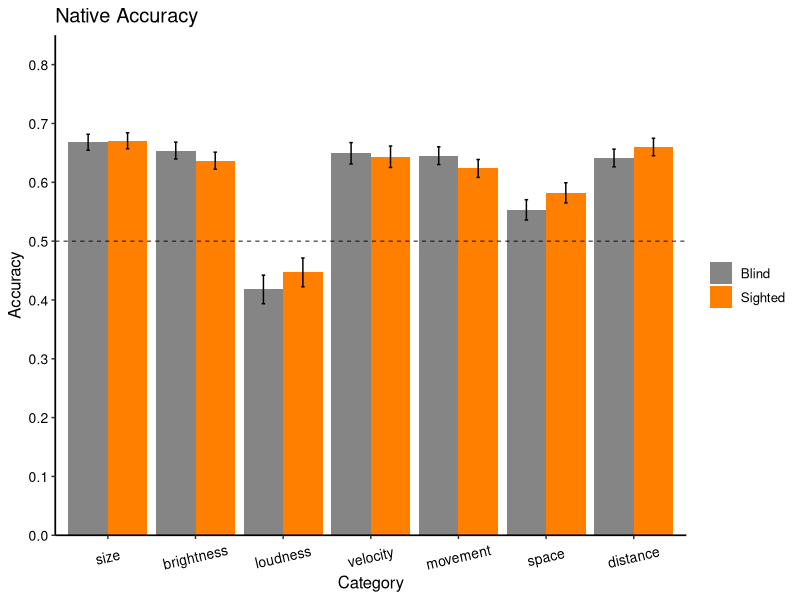
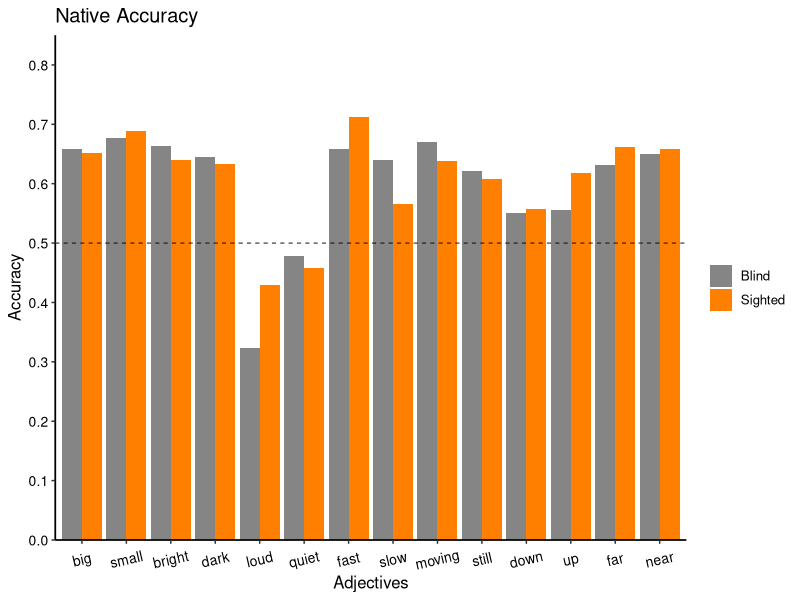

Generate these figures, in order, with R:
## ---- chunk 1
# Load and install (if missing) the recquired packages
list.of.packages <- c("tidyverse", 
                      "knitr", 
                      "reshape2", 
                      "lme4",
                      "nlme",
                      "car")
new.packages <- list.of.packages[!(list.of.packages %in% installed.packages()[,"Package"])]
if(length(new.packages)) install.packages(new.packages)

lapply(list.of.packages, library, character.only = TRUE)

# set script folder as working dir
setwd(dirname(rstudioapi::getActiveDocumentContext()$path))

# set to true to show the code chunk
knitr::opts_chunk$set(echo = TRUE)
## ---- chunk 2

allData<-read.csv("data/allData.csv", header = TRUE)

## ---- chunk 3

allData %>% 
  group_by(pseudoid, group, category) %>% 
  count() %>% 
  pivot_wider(names_from = category, values_from = n) %>% 
  print(n = 46)

## ---- chunk 4

allData$rawAccuracy <- as.integer(allData$response == allData$meaning)

allData %>%
  group_by(group) %>%
  summarize(rawAccuracy = mean(rawAccuracy), 
            .groups = 'keep')

allData$nativeAccuracy <- ifelse(allData$value == 'goodop', 
                                 abs(allData$rawAccuracy - 1), 
                                 allData$rawAccuracy + 0)

allData %>%
  group_by(group) %>%
  summarize(native_acc = mean(nativeAccuracy), 
            .groups = 'keep')

allData %>%
  group_by(group) %>%
  summarize(raw_acc = mean(rawAccuracy), 
            native_acc = mean(nativeAccuracy), 
            .groups = 'keep')

## ---- chunk 5

categoryAccuracy_wide <- allData %>%
  group_by(category, group) %>%
  summarize(rawAccuracy = mean(rawAccuracy), nativeAccuracy = mean(nativeAccuracy), 
            .groups = 'keep') %>% 
  pivot_wider(names_from = group, values_from = c(rawAccuracy, nativeAccuracy))

print(categoryAccuracy_wide)

## ---- chunk 6

categoryAccuracy_tidy <- allData %>%
  group_by(group, category) %>%
  summarize(rawAccuracy_mean = mean(rawAccuracy), nativeAccuracy_mean = mean(nativeAccuracy), 
            rawAccuracy_sd = sd(rawAccuracy), nativeAccuracy_sd = sd(nativeAccuracy),
            n = n(),
            rawAccuracy_se = rawAccuracy_sd / sqrt(n), nativeAccuracy_se = nativeAccuracy_sd / sqrt(n),
            .groups = 'keep')

print(categoryAccuracy_tidy)

ggplot(data = categoryAccuracy_tidy, 
       aes(x = as.factor(category), y = nativeAccuracy_mean, fill = group)) +
  geom_bar(stat="identity", position=position_dodge()) +
  theme_classic() +
  scale_fill_manual(values=c('grey52','darkorange1'), labels=c('Blind', 'Sighted')) +
  scale_y_continuous(limits=c(0, 0.85), breaks=seq(0, 0.85, 0.1), expand = c(0,0)) +
  scale_x_discrete(limits=c("1", "3", "4", "6", "7", "8", "9"),
                   labels = c("size", "brightness", "loudness", "velocity", "movement", "space", "distance")) + 
  geom_errorbar(aes(ymin = nativeAccuracy_mean - nativeAccuracy_se,
                    ymax = nativeAccuracy_mean + nativeAccuracy_se),
                width = .08,
                position = position_dodge(.9)) +
  labs(x="Category", y="Accuracy") +
  ggtitle("Native Accuracy") +
  theme(
    text=element_text(size=12), 
    axis.line = element_line(size = 0.6), 
    axis.text.x = element_text(size=10,colour="black",
                               angle = 13,
                               vjust = .5, 
                               hjust = 0.5), 
    axis.text.y = element_text(size=10, colour='black'), 
    legend.title=element_blank())+
  geom_hline(yintercept=c(0.5), linetype="dashed", colour="black", size=0.3)

## ---- chunk 7

nativeResult <- glmer(nativeAccuracy ~ category + group + category*group +
        (1 | pseudoid) + (1 | language:stimulus), 
      data = allData,
      family = binomial,
      control = glmerControl(optimizer="bobyqa"))

summary(nativeResult)

Anova(nativeResult)

# calculate odd ratio and confidence intervals
se <- sqrt(diag(vcov(nativeResult)))
tab <- cbind(Est = fixef(nativeResult),
             LL = fixef(nativeResult) - 1.96 * se,
             UL = fixef(nativeResult) + 1.96 * se)

# print odd-ratio and confidence interval
print(exp(tab[2:4,]), digits=3)

## ---- chunk 8

cat1 = glmer(nativeAccuracy ~ group +
        (1 | pseudoid) + (1 | language:stimulus),
      subset(allData, category == 1),
      family = binomial,
      control=glmerControl(optimizer="bobyqa"))

summary(cat1)

Anova(cat1)

catOne_EB <- subset(allData, category == 1 & group == 'EB')
binom.test(sum(catOne_EB$grade), nrow(catOne_EB), p = .5)

catOne_SC <- subset(allData, category == 1 & group == 'SC')
binom.test(sum(catOne_SC$grade), nrow(catOne_SC), p = .5)

## ---- chunk 9

cat3 = glmer(nativeAccuracy ~ group +
        (1 | pseudoid) + (1 | language:stimulus),
      subset(allData, category == 3),
      family = binomial,
      control=glmerControl(optimizer="bobyqa"))

summary(cat3)

Anova(cat3)

catThree_EB <- subset(allData, category == 3 & group == 'EB')
binom.test(sum(catThree_EB$grade), nrow(catThree_EB), p = .5)

catThree_SC <- subset(allData, category == 3 & group == 'SC')
binom.test(sum(catThree_SC$grade), nrow(catThree_SC), p = .5)

## ---- chunk 10

cat4 = glmer(nativeAccuracy ~ group +
        (1 | pseudoid) + (1 | language:stimulus),
      subset(allData, category == 4),
      family = binomial,
      control=glmerControl(optimizer="bobyqa"))

summary(cat4)

Anova(cat4)

catFour_EB <- subset(allData, category == 4 & group == 'EB')
binom.test(sum(catFour_EB$grade), nrow(catFour_EB), p = .5)

catFour_SC <- subset(allData, category == 4 & group == 'SC')
binom.test(sum(catFour_SC$grade), nrow(catFour_SC), p = .5)

## ---- chunk 11

cat6 = glmer(nativeAccuracy ~ group +
        (1 | pseudoid) + (1 | language:stimulus),
      subset(allData, category == 6),
      family = binomial,
      control=glmerControl(optimizer="bobyqa"))

summary(cat6)

Anova(cat6)

catSix_EB <- subset(allData, category == 6 & group == 'EB')
binom.test(sum(catSix_EB$grade), nrow(catSix_EB), p = .5)

catSix_SC <- subset(allData, category == 6 & group == 'SC')
binom.test(sum(catSix_SC$grade), nrow(catSix_SC), p = .5)

## ---- chunk 12

cat7 = glmer(nativeAccuracy ~ group +
        (1 | pseudoid) + (1 | language:stimulus),
      subset(allData, category == 7),
      family = binomial,
      control=glmerControl(optimizer="bobyqa"))

summary(cat7)

Anova(cat7)

catSeven_EB <- subset(allData, category == 7 & group == 'EB')
binom.test(sum(catSeven_EB$grade), nrow(catSeven_EB), p = .5)

catSeven_SC <- subset(allData, category == 7 & group == 'SC')
binom.test(sum(catSeven_SC$grade), nrow(catSeven_SC), p = .5)

## ---- chunk 13

cat8 = glmer(nativeAccuracy ~ group +
        (1 | pseudoid) + (1 | language:stimulus),
      subset(allData, category == 8),
      family = binomial,
      control=glmerControl(optimizer="bobyqa"))

summary(cat8)

Anova(cat8)

catEight_EB <- subset(allData, category == 8 & group == 'EB')
binom.test(sum(catEight_EB$grade), nrow(catEight_EB), p = .5)

catEight_SC <- subset(allData, category == 8 & group == 'SC')
binom.test(sum(catEight_SC$grade), nrow(catEight_SC), p = .5)

## ---- chunk 14

cat9 = glmer(nativeAccuracy ~ group +
        (1 | pseudoid) + (1 | language:stimulus),
      subset(allData, category == 9),
      family = binomial,
      control=glmerControl(optimizer="bobyqa"))

summary(cat9)

Anova(cat9)

catNine_EB <- subset(allData, category == 8 & group == 'EB')
binom.test(sum(catNine_EB$grade), nrow(catNine_EB), p = .5)

catNine_SC <- subset(allData, category == 8 & group == 'SC')
binom.test(sum(catNine_SC$grade), nrow(catNine_SC), p = .5)

## ---- chunk 15

big = glmer(nativeAccuracy ~ group +
        (1 | pseudoid) + (1 | language:stimulus),
      subset(allData, meaning == "big"),
      family = binomial,
      control=glmerControl(optimizer="bobyqa"))

summary(big)

Anova(big)

big_EB <- subset(allData, meaning == "big" & group == 'EB')
binom.test(sum(big_EB$grade), nrow(big_EB), p = .5)

big_SC <- subset(allData, meaning == "big" & group == 'SC')
binom.test(sum(big_EB$grade), nrow(big_EB), p = .5)

## ---- chunk 16

small = glmer(nativeAccuracy ~ group +
        (1 | pseudoid) + (1 | language:stimulus),
      subset(allData, meaning == "small"),
      family = binomial,
      control=glmerControl(optimizer="bobyqa"))

summary(small)

Anova(small)

small_EB <- subset(allData, meaning == "small" & group == 'EB')
binom.test(sum(small_EB$grade), nrow(small_EB), p = .5)

small_SC <- subset(allData, meaning == "small" & group == 'SC')
binom.test(sum(small_EB$grade), nrow(small_EB), p = .5)

## ---- chunk 17

bright = glmer(nativeAccuracy ~ group +
        (1 | pseudoid) + (1 | language:stimulus),
      subset(allData, meaning == "bright"),
      family = binomial,
      control=glmerControl(optimizer="bobyqa"))

summary(bright)

Anova(bright)

bright_EB <- subset(allData, meaning == "bright" & group == 'EB')
binom.test(sum(bright_EB$grade), nrow(bright_EB), p = .5)

bright_SC <- subset(allData, meaning == "bright" & group == 'SC')
binom.test(sum(bright_SC$grade), nrow(bright_SC), p = .5)

## ---- chunk 18

dark = glmer(nativeAccuracy ~ group +
        (1 | pseudoid) + (1 | language:stimulus),
      subset(allData, meaning == "dark"),
      family = binomial,
      control=glmerControl(optimizer="bobyqa"))

summary(dark)

Anova(dark)

dark_EB <- subset(allData, meaning == "dark" & group == 'EB')
binom.test(sum(dark_EB$grade), nrow(dark_EB), p = .5)

dark_SC <- subset(allData, meaning == "dark" & group == 'SC')
binom.test(sum(dark_SC$grade), nrow(dark_SC), p = .5)

## ---- chunk 19

loud = glmer(nativeAccuracy ~ group +
        (1 | pseudoid) + (1 | language:stimulus),
      subset(allData, meaning == "loud"),
      family = binomial,
      control=glmerControl(optimizer="bobyqa"))

summary(loud)

Anova(loud)

loud_EB <- subset(allData, meaning == "loud" & group == 'EB')
binom.test(sum(loud_EB$grade), nrow(loud_EB), p = .5)

loud_SC <- subset(allData, meaning == "loud" & group == 'SC')
binom.test(sum(loud_SC$grade), nrow(loud_SC), p = .5)

## ---- chunk 20

quiet = glmer(nativeAccuracy ~ group +
        (1 | pseudoid) + (1 | language:stimulus),
      subset(allData, meaning == "quiet"),
      family = binomial,
      control=glmerControl(optimizer="bobyqa"))

summary(quiet)

Anova(quiet)

quiet_EB <- subset(allData, meaning == "quiet" & group == 'EB')
binom.test(sum(quiet_EB$grade), nrow(quiet_EB), p = .5)

quiet_SC <- subset(allData, meaning == "quiet" & group == 'SC')
binom.test(sum(quiet_SC$grade), nrow(quiet_SC), p = .5)

## ---- chunk 21

fast = glmer(nativeAccuracy ~ group +
        (1 | pseudoid) + (1 | language:stimulus),
      subset(allData, meaning == "fast"),
      family = binomial,
      control=glmerControl(optimizer="bobyqa"))

summary(fast)

Anova(fast)

fast_EB <- subset(allData, meaning == "fast" & group == 'EB')
binom.test(sum(fast_EB$grade), nrow(fast_EB), p = .5)

fast_SC <- subset(allData, meaning == "fast" & group == 'SC')
binom.test(sum(fast_SC$grade), nrow(fast_SC), p = .5)

## ---- chunk 22

slow = glmer(nativeAccuracy ~ group +
        (1 | pseudoid) + (1 | language:stimulus),
      subset(allData, meaning == "slow"),
      family = binomial,
      control=glmerControl(optimizer="bobyqa"))

summary(slow)

Anova(slow)

slow_EB <- subset(allData, meaning == "slow" & group == 'EB')
binom.test(sum(slow_EB$grade), nrow(slow_EB), p = .5)

slow_SC <- subset(allData, meaning == "slow" & group == 'SC')
binom.test(sum(slow_SC$grade), nrow(slow_SC), p = .5)

## ---- chunk 23

moving = glmer(nativeAccuracy ~ group +
        (1 | pseudoid) + (1 | language:stimulus),
      subset(allData, meaning == "moving"),
      family = binomial,
      control=glmerControl(optimizer="bobyqa"))

summary(moving)

Anova(moving)

moving_EB <- subset(allData, meaning == "moving" & group == 'EB')
binom.test(sum(moving_EB$grade), nrow(moving_EB), p = .5)

moving_SC <- subset(allData, meaning == "moving" & group == 'SC')
binom.test(sum(moving_SC$grade), nrow(moving_SC), p = .5)

## ---- chunk 24

still = glmer(nativeAccuracy ~ group +
        (1 | pseudoid) + (1 | language:stimulus),
      subset(allData, meaning == "still"),
      family = binomial,
      control=glmerControl(optimizer="bobyqa"))

summary(still)

Anova(still)

still_EB <- subset(allData, meaning == "still" & group == 'EB')
binom.test(sum(still_EB$grade), nrow(still_EB), p = .5)

still_SC <- subset(allData, meaning == "still" & group == 'SC')
binom.test(sum(still_SC$grade), nrow(still_SC), p = .5)

## ---- chunk 25

down = glmer(nativeAccuracy ~ group +
        (1 | pseudoid) + (1 | language:stimulus),
      subset(allData, meaning == "down"),
      family = binomial,
      control=glmerControl(optimizer="bobyqa"))

summary(down)

Anova(down)

down_EB <- subset(allData, meaning == "down" & group == 'EB')
binom.test(sum(down_EB$grade), nrow(down_EB), p = .5)

down_SC <- subset(allData, meaning == "down" & group == 'SC')
binom.test(sum(down_SC$grade), nrow(down_SC), p = .5)

## ---- chunk 26

up = glmer(nativeAccuracy ~ group +
        (1 | pseudoid) + (1 | language:stimulus),
      subset(allData, meaning == "up"),
      family = binomial,
      control=glmerControl(optimizer="bobyqa"))

summary(up)

Anova(up)

up_EB <- subset(allData, meaning == "up" & group == 'EB')
binom.test(sum(up_EB$grade), nrow(up_EB), p = .5)

up_SC <- subset(allData, meaning == "up" & group == 'SC')
binom.test(sum(up_SC$grade), nrow(up_SC), p = .5)

## ---- chunk 27

far = glmer(nativeAccuracy ~ group +
        (1 | pseudoid) + (1 | language:stimulus),
      subset(allData, meaning == "far"),
      family = binomial,
      control=glmerControl(optimizer="bobyqa"))

summary(far)

Anova(far)

far_EB <- subset(allData, meaning == "far" & group == 'EB')
binom.test(sum(far_EB$grade), nrow(far_EB), p = .5)

far_SC <- subset(allData, meaning == "far" & group == 'SC')
binom.test(sum(far_SC$grade), nrow(far_SC), p = .5)

## ---- chunk 28

near = glmer(nativeAccuracy ~ group +
        (1 | pseudoid) + (1 | language:stimulus),
      subset(allData, meaning == "near"),
      family = binomial,
      control=glmerControl(optimizer="bobyqa"))

summary(near)

Anova(near)

near_EB <- subset(allData, meaning == "near" & group == 'EB')
binom.test(sum(near_EB$grade), nrow(near_EB), p = .5)

near_SC <- subset(allData, meaning == "near" & group == 'SC')
binom.test(sum(near_SC$grade), nrow(near_SC), p = .5)

## ---- chunk 29

adjAccuracy_tidy <- allData %>%
  group_by(group, meaning) %>%
  summarize(rawAccuracy = mean(rawAccuracy), nativeAccuracy = mean(nativeAccuracy), 
            .groups = 'keep')

ggplot(data = adjAccuracy_tidy, 
       aes(x = as.factor(meaning), y = nativeAccuracy, fill = group)) +
  geom_bar(stat="identity", position=position_dodge()) +
  theme_classic() +
  scale_fill_manual(values=c('grey52','darkorange1'), labels=c('Blind', 'Sighted')) +
  scale_y_continuous(limits=c(0, 0.85), breaks=seq(0, 0.85, 0.1), expand = c(0,0)) +
  scale_x_discrete(limits=c("big", "small", "bright", "dark", "loud", "quiet", "fast", "slow", "moving", "still", "down", "up", "far", "near"),
                   labels = c("big", "small", "bright", "dark", "loud", "quiet", "fast", "slow", "moving", "still", "down", "up", "far", "near")) + 
  labs(x="Adjectives", y="Accuracy") +
  ggtitle("Native Accuracy") +
  theme(
    text=element_text(size=12), 
    axis.line = element_line(size = 0.6), 
    axis.text.x = element_text(size=10,colour="black",
                               angle = 13,
                               vjust = .5, 
                               hjust = 0.5), 
    axis.text.y = element_text(size=10, colour='black'), 
    legend.title=element_blank())+
  geom_hline(yintercept=c(0.5), linetype="dashed", colour="black", size=0.3)
